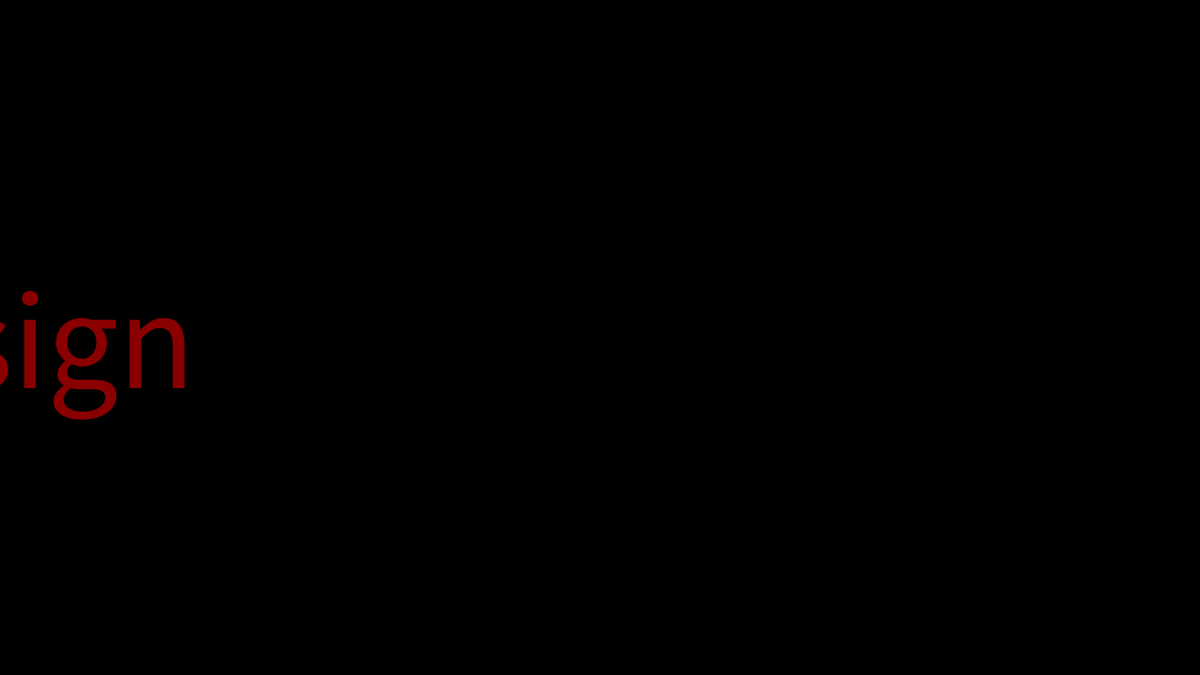
Frame 1 (no input)
Frame 60 (the mouse pressed at the canvas centre just before this capture): identical to frame 1, image omitted
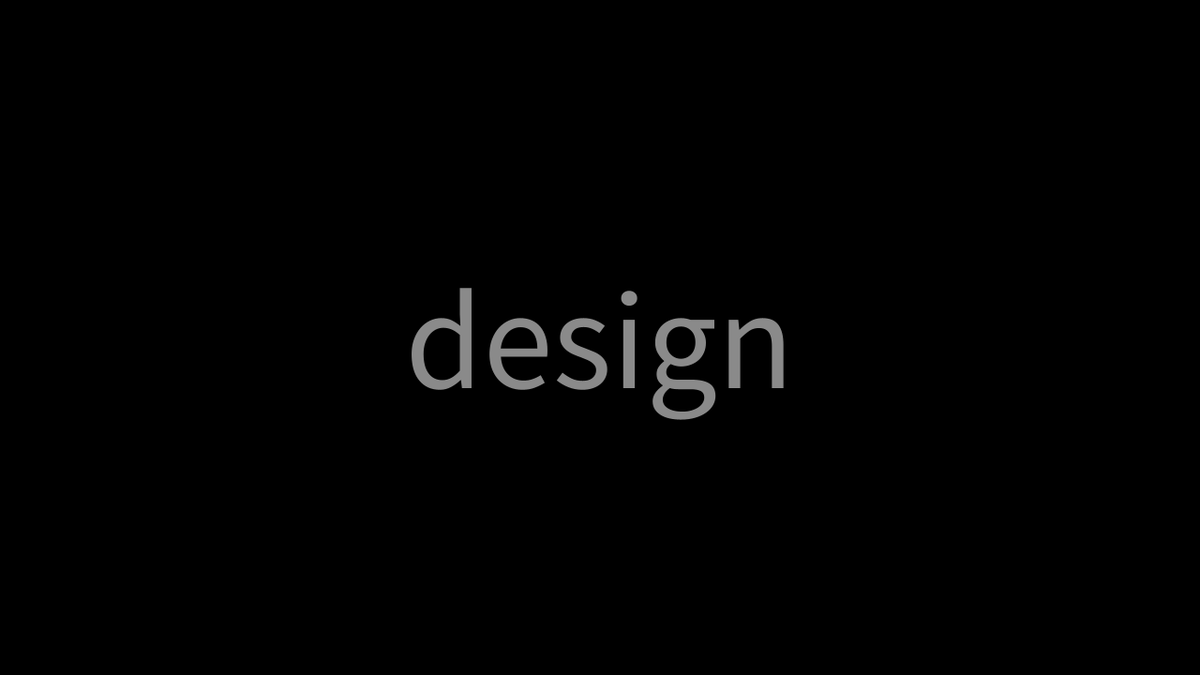
Frame 120 (the mouse held since frame 60 and released just before this capture)

The Processing sketch that drew these frames (run headless with seeded random() and noise(); from frame 60 on, the mouse is pressed at the canvas centre):

// Processing sketch: project2_sketch1_pde
// ── project2_sketch1_pde.pde
String message ="design";
float w,h;

void setup()
{
  size(1280,720);
  textAlign(CENTER, CENTER);
  textSize(150.0);
  fill(138);
  w = textWidth(message);
  h = 0.5 * (textAscent()+textDescent());
}

void draw()
{
  background(0);
  float col = map(width/2-abs(mouseX-width/2),0,640,0,138);
  fill(138,col,col);
  text(message,mouseX,height/2);   
}
